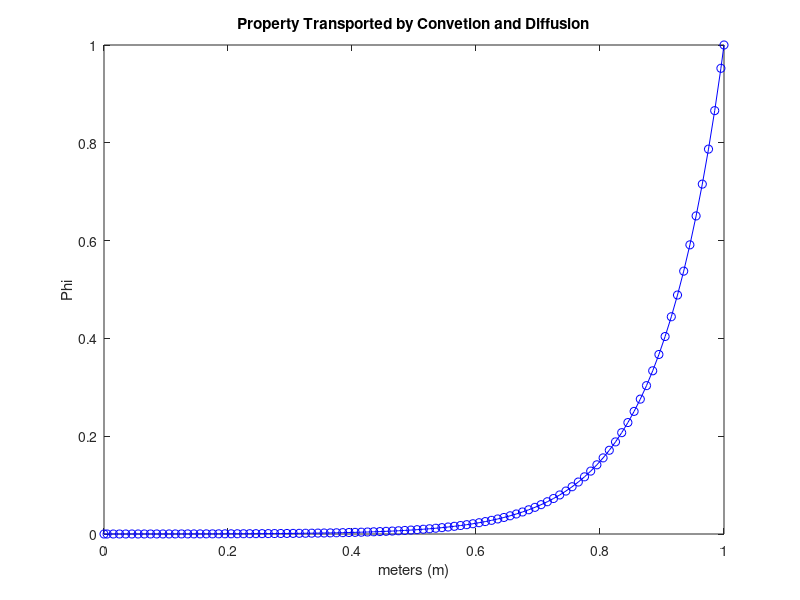

This figure's MATLAB source:
%------- ENGR401 - Property Transported by Convetion and Diffusion -------%
%
%
% Ben Munro
% Developed : 28/04/2013
% Last Modified : 28/04/2013
%
%
% Uses UPWIND DIFFERENCING SCHEME
%
% V & M Example 5.1
% Discription : Solve for temperature along a rod wih 1D heat conduction,
% no internal source or heat loss and specified end temperatures.

clc
clear

%# Known Values
L = 1;
dx = 0.01;
rho = 1;
PhiA = 0;
PhiB = 1;
u = 1;
Gamma = 0.1;

%# Create Mesh
x = dx/2:dx:L;
N=length(x);

%# Calculated Constants
Dw = Gamma/dx;      De = Gamma/dx;
Fw = rho * u;       Fe = rho * u;
Area = dx * dx;
aw = Dw + (Fw);   ae = De;


%# Create Matrix
A = zeros(N,N);
b = zeros(N,1);

for i = 1:N                         
    
    if x(i) == min(x)                       %# Boundary Point 1
        
        A(i,i) = ae + (2*De+Fe);
        A(i,i+1) = -ae;
        b(i,1) = (2*De+Fe)*PhiA;
        
    elseif x(i) == max(x)                   %# Boundary Point 2
        
        A(i,i) = aw + (2*Dw);
        A(i,i-1) = -aw;
        b(i,1) = (2*Dw)*PhiB;
        
    else                                    %# Internal Nodes
        
        A(i,i) = ae + aw + (Fe - Fw);
        A(i,i+1) = -ae;
        A(i,i-1) = -aw;
        
    end
    
end

%# Solve linear system of equations For Temp along bar
Phi = A\b;
disp('Phi along rod')
disp(Phi)

%# Plot Results
plot([0,x,L],[PhiA;Phi;PhiB],'o-b')
title('Property Transported by Convetion and Diffusion')
xlabel('meters (m)')
ylabel('Phi')


